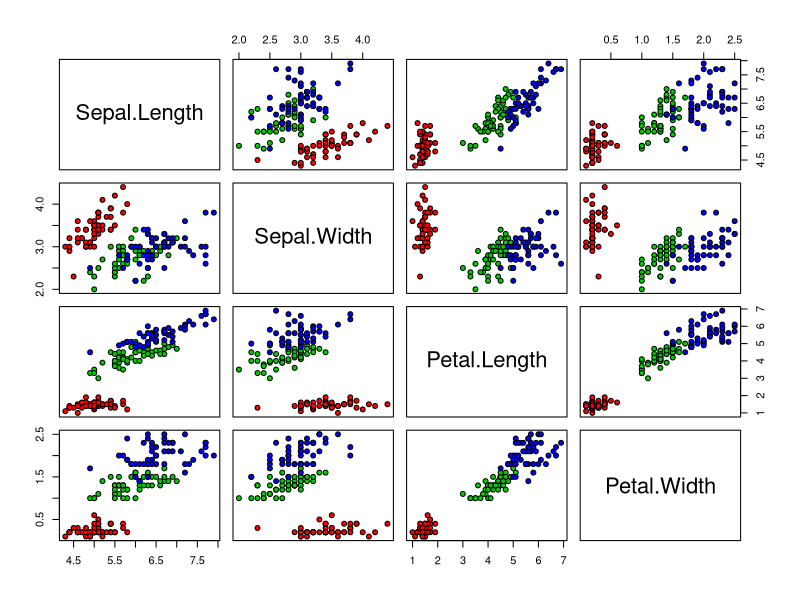
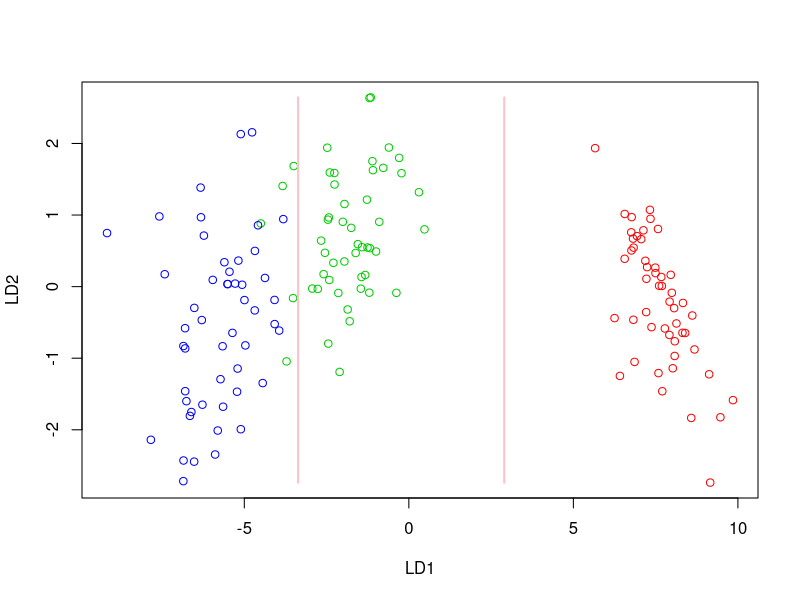

The R script that drew these images, in order:
############ Lecture 10 Iris data ##########

data(iris)


pairs(iris[,-5],pch=21, bg=c("red","green3","blue")[unclass(iris$Species)])

#dev.off()

library(MASS)

### LDA 

iris.lda = lda(Species ~ ., data = iris,prior = c(1,1,1)/3)

iris.pred = predict(iris.lda, data= iris[,-5])

table(iris.pred$class,iris[,5])

# draw decision boundary 

LD = iris.pred$x

LD.data = data.frame(cbind(LD,iris.pred$class))
names(LD.data) = c('LD1','LD2','Res')

lda.fit = lda(Res ~.,data=LD.data,prior = c(1,1,1)/3)

# lda.pred = predict(lda.fit, data= LD.data[,-3])

# table(lda.pred$class,iris[,5])


GS <- 250
x1 <- seq(min(LD.data[,1]), max(LD.data[,1]), len=GS)
x2 <- seq(min(LD.data[,2]), max(LD.data[,2]), len=GS)

lda.Ghat <- as.numeric(predict(lda.fit, newdata=list(LD1=x1,LD2=x2))$class)


plot(iris.pred$x, col=c("red","green3","blue")[unclass(iris$Species)])
contour(x1, x2, matrix(lda.Ghat, GS,GS), levels=c(1,2,3), add=TRUE, drawlabels=FALSE, col="pink",lwd = 2)

#dev.off()

# # install.packages("klaR")
# library(klaR)
# partimat(Species ~ .,data=iris,method="lda") 